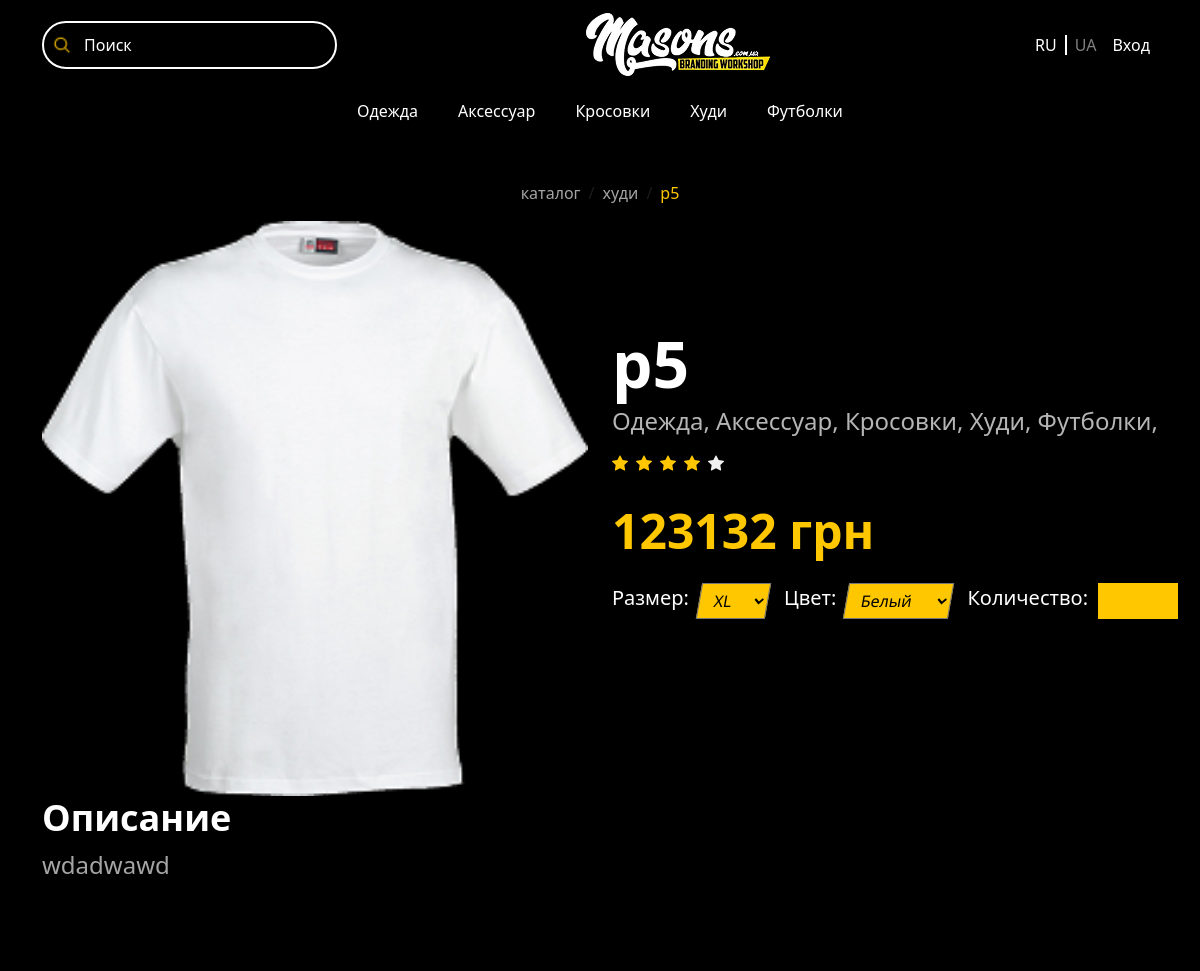
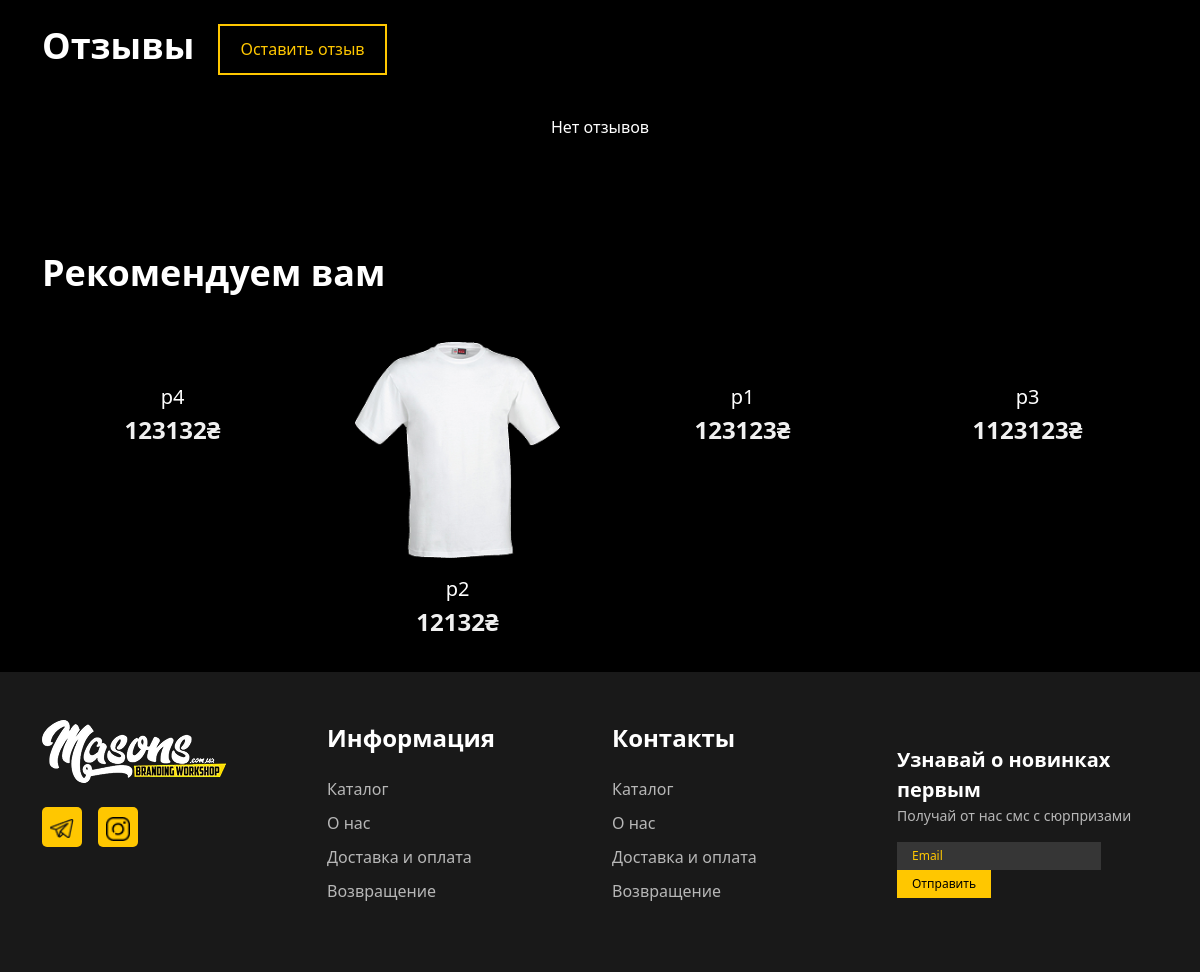
The app's page /detail/5 with its own data (2 pictures, top to bottom).
### products/models.py (models this page shows, shortened)
class TagsModel(models.Model):
    tag_name = models.CharField(max_length=50)
    def __str__(self):
        return self.tag_name

class ProdutsModel(models.Model):
    name = models.CharField(max_length=100)
    img = models.ImageField(upload_to='products/')
    description = models.TextField(max_length=500)
    price = models.PositiveIntegerField()
    tags = models.ManyToManyField(TagsModel)
    colors = models.ManyToManyField(ColorsModel)
    sizes = models.ManyToManyField(SizesModel)
    updated_at = models.DateTimeField(auto_now=True)
    created_at = models.DateTimeField(auto_now_add=True)

### main/views.py (the view)
# urls.py: path('detail/<int:id>', detail_view, name='detail'),
def detail_view(request, id):
    product = ProdutsModel.objects.get(id=id)
    recomendations = list(ProdutsModel.objects.filter(tags__in=product.tags.all()).exclude(id=product.id).distinct())
    random.shuffle(recomendations)
    context = {
        'product': product,
        'recomendations': recomendations[:4],
        'comments': CommentsModel.objects.filter(product=product).order_by('-id')
    }
    return render(request, 'detail.html', context)

### main/templatetags/custom_tags.py (called while the page is built)
@register.simple_tag
def category_tags():
    return TagsModel.objects.all()

### templates/detail.html (shortened to what this page needs)
{% extends 'base.html' %}
{% load static %}
{% block content %}
  {% include 'components/navbar.html' %}
  {% include 'components/category-nav.html' %}
  <div class="content">
    <div class="container">
      <nav aria-label="breadcrumb" class="justify-content-center d-flex mybreadcrumb mt-5">
        <ol class="breadcrumb">
          <li class="breadcrumb-item">
            <a href="#">Каталог</a>
          </li>
          <li class="breadcrumb-item">
            <a href="#">Худи</a>
          </li>
          <li class="breadcrumb-item active" aria-current="page">
            <a href="">{{ product.name }}</a>
          </li>
        </ol>
      </nav>
      <div class="row product-detail">
        <div class="col-6">
          <img class="img-fluid w-100" src="{{ product.img.url }}" alt="" />
        </div>
        <div class="col-6 d-flex flex-column justify-content-center pb-4">
          <h3 class="name mb-0">{{ product.name }}</h3>
          <p class="tags">
            {% for tag in product.tags.all %}
              {{ tag }},
            {% endfor %}
          </p>
          <div class="rating d-flex gap-2">
          </div>
          <p class="price mt-4">{{ product.price }} грн</p>
          <form method="post" action="{% url 'cart:add_cart' id=product.id %}" class="filter-form">
            <div class="d-flex gap-3">
              <div class="d-flex">
                <label for="">Размер:</label>
                <select name="size" id="">
                  {% for size in product.sizes.all %}
                    <option value="{{ size.id }}">{{ size.size_name }}</option>
                  {% endfor %}
                </select>
              </div>
              <div class="d-flex">
                <label for="">Цвет:</label>
                <select name="color" id="">
                  {% for color in product.colors.all %}
                    <option value="{{ color.id }}">{{ color.color_name }}</option>
                  {% endfor %}
                </select>
              </div>
              <div class="d-flex">
                <label for="">Количество:</label>
                <input type="number" class="number-inp" name="quantity" max="100" min="0" id="" />
              </div>
            </div>
          </form>
        </div>
        <div class="col-12">
          <h5 class="desc-title">Описание</h5>
          <p class="decription">{{ product.description }}</p>
        </div>
      </div>
      <div class="row comments mt-5 pt-5">
        <div class="mb-4">
          <div class="d-flex mb-3 gap-4">
            <h5 class="title">Отзывы</h5>
            <button type="button" class="leave-comment-btn" data-bs-toggle="collapse" data-bs-target="#leaveComment" aria-expanded="false">Оставить отзыв</button>
          </div>
        </div>
        {% for comment in comments  %}
        <div class="col-12 d-flex my-4">
          <div>
            <img class="img-fluid profile-img" src="{% static 'img/profile.png' %}" alt="" />
          </div>
          <div class="ps-4">
            <p class="name">{{comment.user}}- {{comment.use.first_name}} {{comment.use.last_name}}</p>
            <div>
              <div class="rating d-flex gap-2">
                <svg class="active" xmlns="http://www.w3.org/2000/svg" width="20" height="20" fill="currentColor" class="bi bi-star-fill" viewBox="0 0 16 16">
                  <path d="M3.612 15.443c-.386.198-.824-.149-.746-.592l.83-4.73L.173 6.765c-.329-.314-.158-.888.283-.95l4.898-.696L7.538.792c.197-.39.73-.39.927 0l2.184 4.327 4.898.696c.441.062.612.636.282.95l-3.522 3.356.83 4.73c.078.443-.36.79-.746.592L8 13.187l-4.389 2.256z" />
                </svg>
                <svg class="active" xmlns="http://www.w3.org/2000/svg" width="20" height="20" fill="currentColor" class="bi bi-star-fill" viewBox="0 0 16 16">
                  <path d="M3.612 15.443c-.386.198-.824-.149-.746-.592l.83-4.73L.173 6.765c-.329-.314-.158-.888.283-.95l4.898-.696L7.538.792c.197-.39.73-.39.927 0l2.184 4.327 4.898.696c.441.062.612.636.282.95l-3.522 3.356.83 4.73c.078.443-.36.79-.746.592L8 13.187l-4.389 2.256z" />
                </svg>
                <svg class="active" xmlns="http://www.w3.org/2000/svg" width="20" height="20" fill="currentColor" class="bi bi-star-fill" viewBox="0 0 16 16">
                  <path d="M3.612 15.443c-.386.198-.824-.149-.746-.592l.83-4.73L.173 6.765c-.329-.314-.158-.888.283-.95l4.898-.696L7.538.792c.197-.39.73-.39.927 0l2.184 4.327 4.898.696c.441.062.612.636.282.95l-3.522 3.356.83 4.73c.078.443-.36.79-.746.592L8 13.187l-4.389 2.256z" />
                </svg>
                <svg class="active" xmlns="http://www.w3.org/2000/svg" width="20" height="20" fill="currentColor" class="bi bi-star-fill" viewBox="0 0 16 16">
                  <path d="M3.612 15.443c-.386.198-.824-.149-.746-.592l.83-4.73L.173 6.765c-.329-.314-.158-.888.283-.95l4.898-.696L7.538.792c.197-.39.73-.39.927 0l2.184 4.327 4.898.696c.441.062.612.636.282.95l-3.522 3.356.83 4.73c.078.443-.36.79-.746.592L8 13.187l-4.389 2.256z" />
                </svg>
                <svg class="active" xmlns="http://www.w3.org/2000/svg" width="20" height="20" fill="currentColor" class="bi bi-star-fill" viewBox="0 0 16 16">
                  <path d="M3.612 15.443c-.386.198-.824-.149-.746-.592l.83-4.73L.173 6.765c-.329-.314-.158-.888.283-.95l4.898-.696L7.538.792c.197-.39.73-.39.927 0l2.184 4.327 4.898.696c.441.062.612.636.282.95l-3.522 3.356.83 4.73c.078.443-.36.79-.746.592L8 13.187l-4.389 2.256z" />
                </svg>
              </div>
            </div>
            <p class="content mt-4"><span class="me-3">{{comment.created_at|timesince}} |</span>{{comment.comment}}</p>
          </div>
        </div>
        {%empty%}
          <p class="text-center text-white">Нет отзывов </p>
        {% endfor %}
      </div>
      <div class="row recommandations mt-5 pt-5">
        <h5>Рекомендуем вам</h5>
        {% for pr in recomendations %}
          <div class="col-3 p-3 product">
            <a href="{% url 'main:detail' id=pr.id %}">
              <div class="p-4 pb-2">
                <img class="img-fluid w-100" src="{{ pr.img.url }}" alt="" />
              </div>
              <p class="product-name text-center mt-2 mb-0">{{ pr.name }}</p>
              <p class="product-price text-center">{{ pr.price }}₴</p>
            </a>
          </div>
        {% endfor %}
      </div>
    </div>
  </div>
{% endblock %}

### templates/components/category-nav.html
{% load custom_tags %}
{% category_tags as tags %}
<div>
    <ul class="cat-nav list-unstyled d-flex justify-content-center mb-0">
        {% for tag in tags %}
        <li class="{% if category.id == tag.id %}active{%endif%}"><a class="p-2 d-inline-block" href="{% url 'main:category' id=tag.id %}">{{tag.tag_name}}</a></li>
        {% endfor %}
    </ul>
</div>

### static/css/main.css (style rules this page uses)
body { background-color: black; }
.cat-nav li a { padding: 10px 20px !important; transition: 0.3s; color: white; text-decoration: none; }
.mybreadcrumb .breadcrumb-item a { font-size: 16px; font-weight: 300; color: #A4A4A4; text-decoration: none; text-transform: lowercase; }
.mybreadcrumb .breadcrumb-item.active a { color: #FFC700 !important; }

### records on screen
TagsModel: tag_name "Одежда"
TagsModel: tag_name "Аксессуар"
TagsModel: tag_name "Кросовки"
TagsModel: tag_name "Худи"
TagsModel: tag_name "Футболки"
ProdutsModel: name "p5", img (picture), price "123132", description "wdadwawd"
ProdutsModel: name "p4", price "123132"
ProdutsModel: img (picture), name "p2", price "12132"
ProdutsModel: name "p1", price "123123"
ProdutsModel: name "p3", price "1123123"

### other values on screen
form field size "XL"
form field color "Белый"
